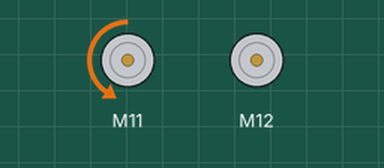
This sketch was run on a simulated Arduino Uno, built with avr-gcc and run on an emulated ATmega328P. Parts: 2 × DC motor (green arrow = forward, orange = backward, longer = faster). What the sketch prints to the serial monitor is not drawn.

Above: at 0.1 s.
Timing chart, 0 to 1.6 s (numbered marks = the images above):
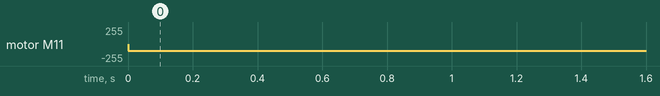

The sketch:

LineTracing1.ino
```cpp
#include <Arduino.h>
#include <MeAuriga.h>

MeLineFollower linefollower_9(9);
MeEncoderOnBoard Encoder_1(SLOT1);
MeEncoderOnBoard Encoder_2(SLOT2);

#define LW_RW  S1_OUT_S2_OUT
#define LB_RW  S1_IN_S2_OUT
#define LW_RB  S1_OUT_S2_IN
#define LB_RB  S1_IN_S2_IN

void initPWM8kHz() {
  TCCR1A = _BV(WGM10);
  TCCR1B = _BV(CS11) | _BV(WGM12);
  TCCR2A = _BV(WGM21) | _BV(WGM20);
  TCCR2B = _BV(CS21);
}

void setup() {
  initPWM8kHz();
  Serial.begin(9600);
  Encoder_1.setTarPWM(-40.0 / 100.0 * 255);
  Encoder_2.setTarPWM(40.0 / 100.0 * 255);
}

void loop() {
  Encoder_1.loop();
  Encoder_2.loop();

  uint8_t line_value = linefollower_9.readSensors();
  /*
    readSensors() returns one of the following values:
    (0x00)-S1_IN_S2_IN: sensor1 and sensor2 are both inside of black line
    (0x01)-S1_IN_S2_OUT: sensor1 is inside of black line and sensor2 is outside of black line
    (0x02)-S1_OUT_S2_IN: sensor1 is outside of black line and sensor2 is inside of black line
    (0x03)-S1_OUT_S2_OUT: sensor1 and sensor2 are both outside of black line
  */
  char doing[50];

  switch (line_value) {
    case  LB_RB:                         // both sensors see black
      // Encoder_1.setTarPWM(-40.0 / 100.0 * 255);
      //Encoder_2.setTarPWM(-40.0 / 100.0 * 255);
      break;
    case LW_RB:                          // S1 sees white , S2 sees black
      Encoder_1.setTarPWM(0);
      Encoder_2.setTarPWM(40 / 100.0 * 255);
      strcpy(doing, "turning right!");
      break;
    case LB_RW:                          // S1 sees black , S2 sees white
      Encoder_1.setTarPWM(-40 / 100.0 * 255);
      Encoder_2.setTarPWM(0);
      strcpy(doing, "turning left!");
      break;
    case LW_RW:                         // both sensors see white
      Encoder_1.setTarPWM(40 / 100.0 * 255);
      Encoder_2.setTarPWM(40 / 100.0 * 255);
      strcpy(doing, "turning forwardt!");
      break;
  }
  Serial.println(doing);
}
```

Measured:
- by itself, motor M11: stopped → backward 102/255 at 0.00 s
